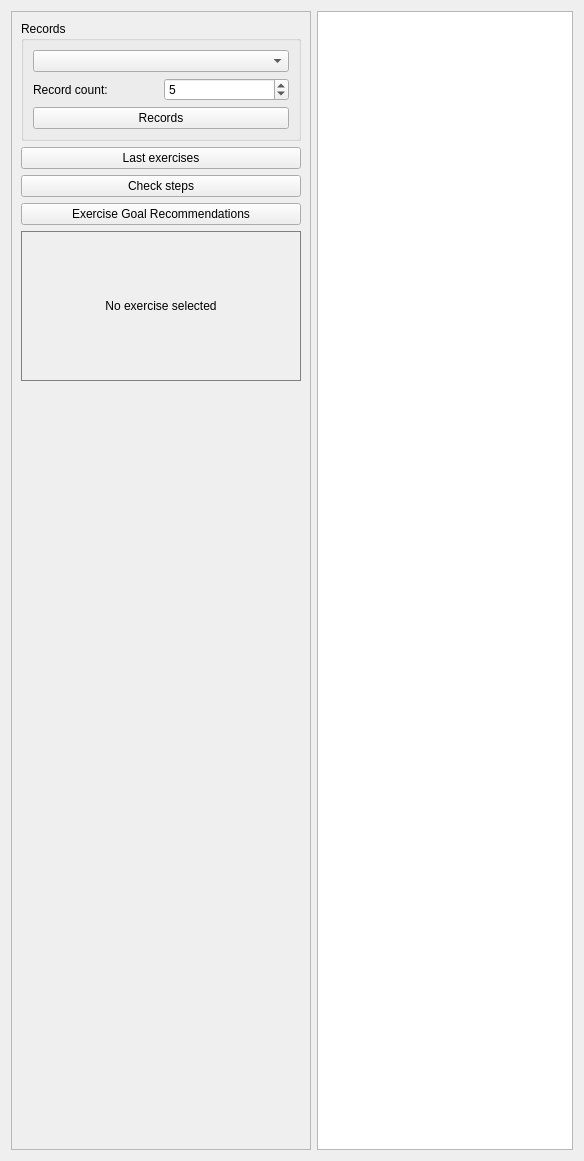
            <widget class="QWidget" name="tab_4">
              <attribute name="title">
                <string>Statistics</string>
              </attribute>
              <layout class="QHBoxLayout" name="horizontalLayout_6">
                <item>
                  <widget class="QFrame" name="frame_5">
                    <property name="minimumSize">
                      <size>
                        <width>300</width>
                        <height>0</height>
                      </size>
                    </property>
                    <property name="maximumSize">
                      <size>
                        <width>300</width>
                        <height>16777215</height>
                      </size>
                    </property>
                    <property name="frameShape">
                      <enum>QFrame::Shape::StyledPanel</enum>
                    </property>
                    <property name="frameShadow">
                      <enum>QFrame::Shadow::Raised</enum>
                    </property>
                    <layout class="QVBoxLayout" name="verticalLayout_16">
                      <item>
                        <widget class="QGroupBox" name="groupBox_10">
                          <property name="minimumSize">
                            <size>
                              <width>0</width>
                              <height>0</height>
                            </size>
                          </property>
                          <property name="title">
                            <string>Records</string>
                          </property>
                          <layout class="QVBoxLayout" name="verticalLayout_19">
                            <item>
                              <widget class="QComboBox" name="comboBox_records_select_exercise" />
                            </item>
                            <item>
                              <layout class="QHBoxLayout" name="horizontalLayout_24">
                                <item>
                                  <widget class="QLabel" name="label_record_count">
                                    <property name="text">
                                      <string>Record count:</string>
                                    </property>
                                  </widget>
                                </item>
                                <item>
                                  <widget class="QSpinBox" name="spinBox_record_count">
                                    <property name="minimum">
                                      <number>1</number>
                                    </property>
                                    <property name="maximum">
                                      <number>100</number>
                                    </property>
                                    <property name="value">
                                      <number>5</number>
                                    </property>
                                  </widget>
                                </item>
                              </layout>
                            </item>
                            <item>
                              <widget class="QPushButton" name="pushButton_statistics_refresh">
                                <property name="text">
                                  <string>Records</string>
                                </property>
                              </widget>
                            </item>
                          </layout>
                        </widget>
                      </item>
                      <item>
                        <widget class="QPushButton" name="pushButton_last_exercises">
                          <property name="text">
                            <string>Last exercises</string>
                          </property>
                        </widget>
                      </item>
                      <item>
                        <widget class="QPushButton" name="pushButton_check_steps">
                          <property name="text">
                            <string>Check steps</string>
                          </property>
                        </widget>
                      </item>
                      <item>
                        <widget class="QPushButton" name="pushButton_exercise_goal_recommendations">
                          <property name="text">
                            <string>Exercise Goal Recommendations</string>
                          </property>
                        </widget>
                      </item>
                      <item>
                        <widget class="QLabel" name="label_exercise_avif_5">
                          <property name="minimumSize">
                            <size>
                              <width>0</width>
                              <height>150</height>
                            </size>
                          </property>
                          <property name="styleSheet">
                            <string notr="true">border: 1px solid gray;</string>
                          </property>
                          <property name="text">
                            <string>No exercise selected</string>
                          </property>
                          <property name="scaledContents">
                            <bool>false</bool>
                          </property>
                          <property name="alignment">
                            <set>Qt::AlignmentFlag::AlignCenter</set>
                          </property>
                        </widget>
                      </item>
                      <item>
                        <spacer name="verticalSpacer_4">
                          <property name="orientation">
                            <enum>Qt::Orientation::Vertical</enum>
                          </property>
                          <property name="sizeHint" stdset="0">
                            <size>
                              <width>20</width>
                              <height>759</height>
                            </size>
                          </property>
                        </spacer>
                      </item>
                    </layout>
                  </widget>
                </item>
                <item>
                  <widget class="QTableView" name="tableView_statistics" />
                </item>
              </layout>
            </widget>
